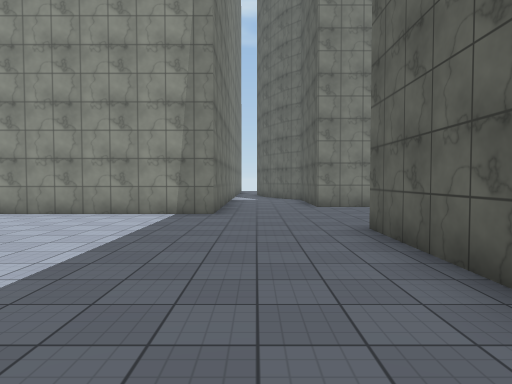
View 1 (above)

22 first-person views from a walk through a Unity game level. The camera is 1.5 m above the floor, tilts 2° down and sees 75° across. The floor is counted in squares, 2 m on a side. Each view is taken from the middle of a square. On the plan, view 1 faces up. The plan holds only what a view shows up to about 11 squares ahead; the rest is blank. The place goes on beyond the plan. The player is left out. Surface patterns are stand-ins for the level's own textures.

View 2
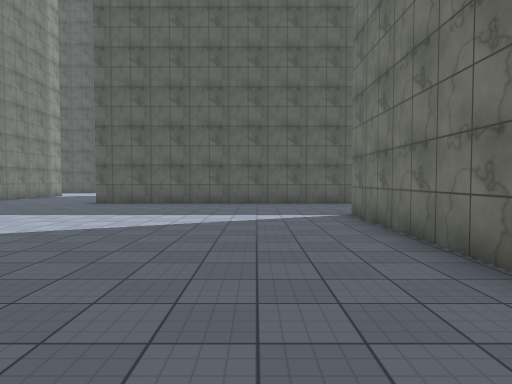

View 3
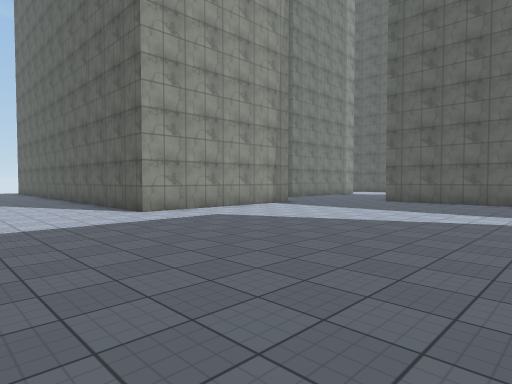

View 4
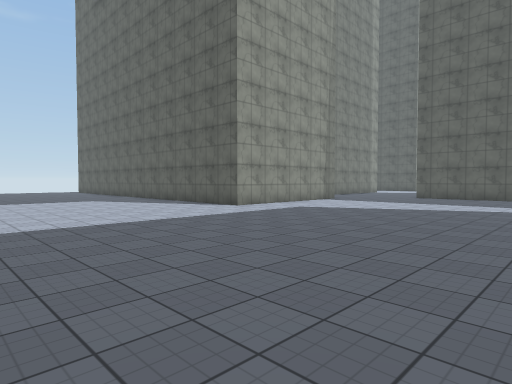

View 5
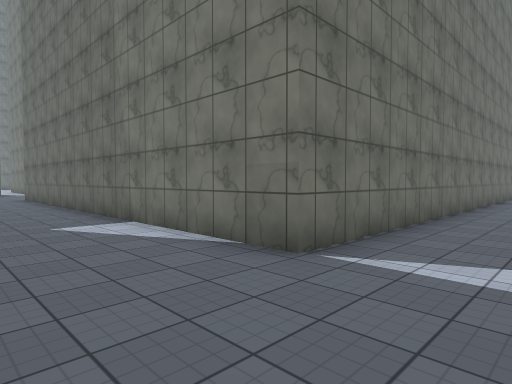

View 6
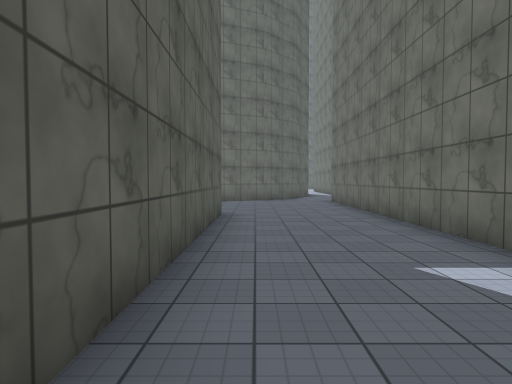

View 7
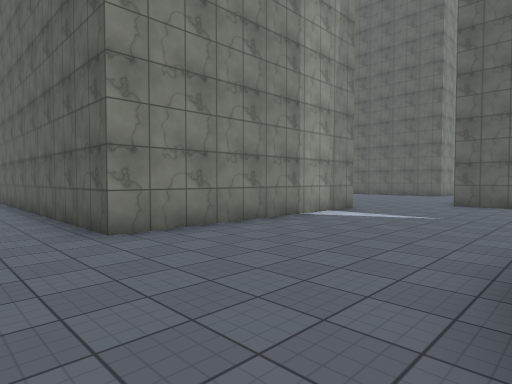

View 8
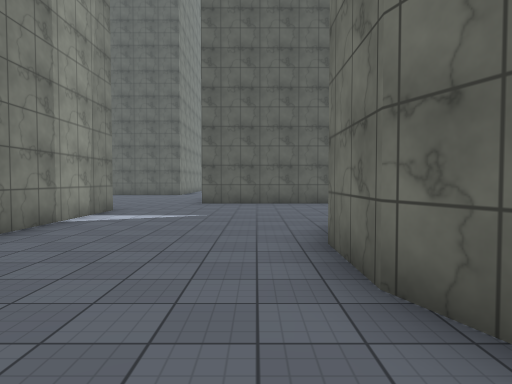

View 9
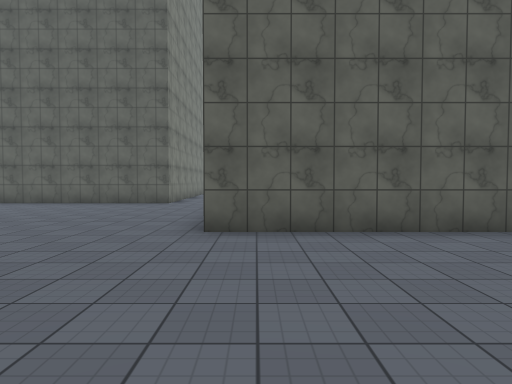

View 10
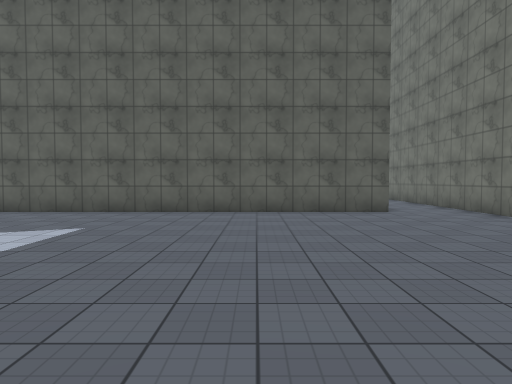

View 11
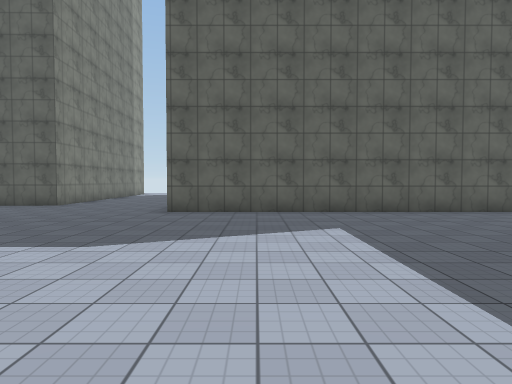

View 12
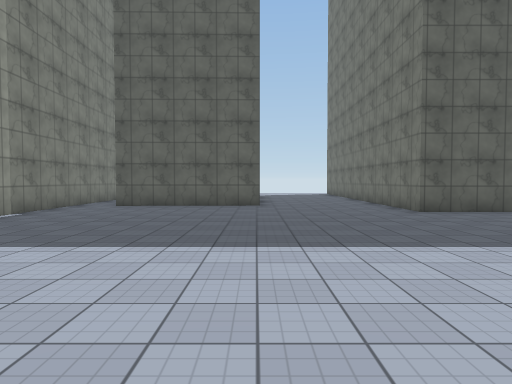

View 13
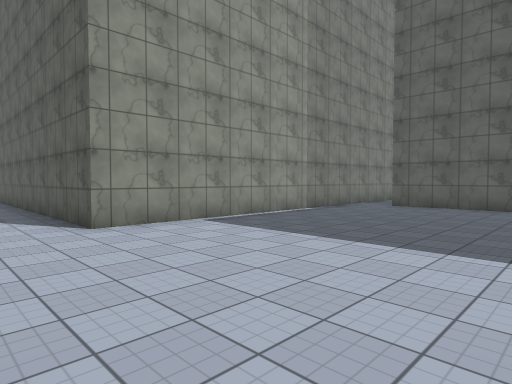

View 14
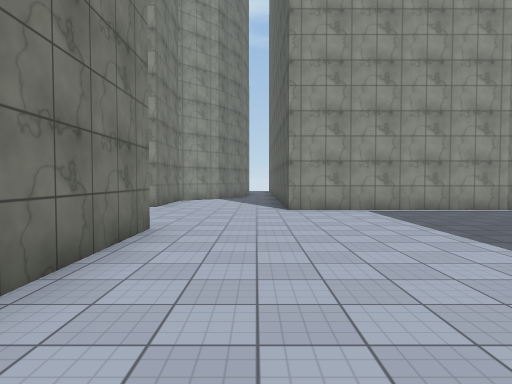

View 15
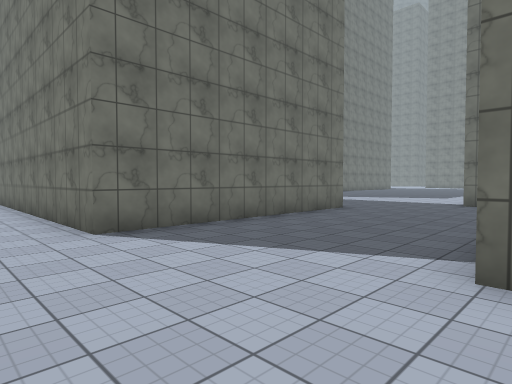

View 16
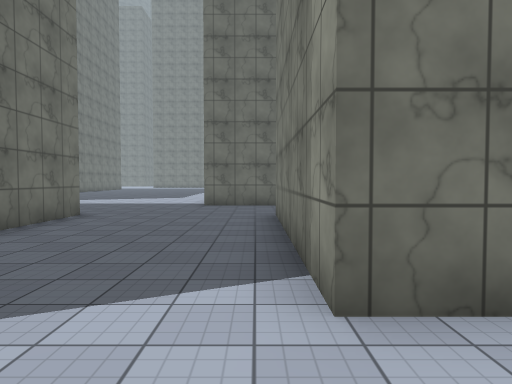

View 17
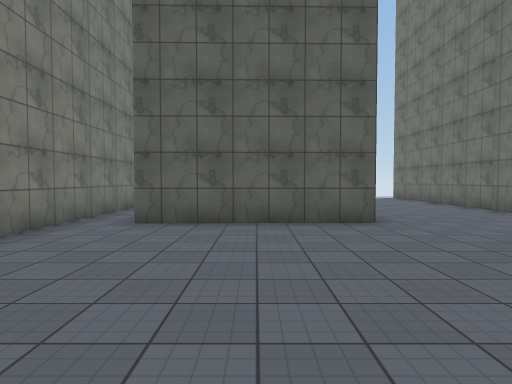

View 18
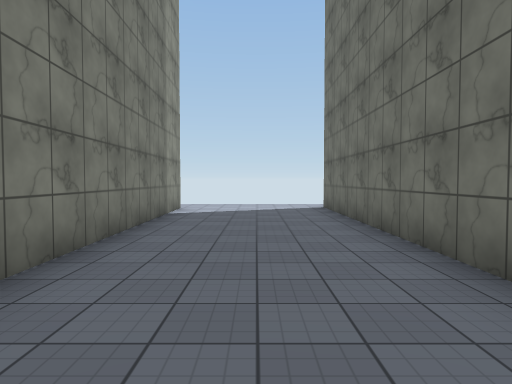

View 19
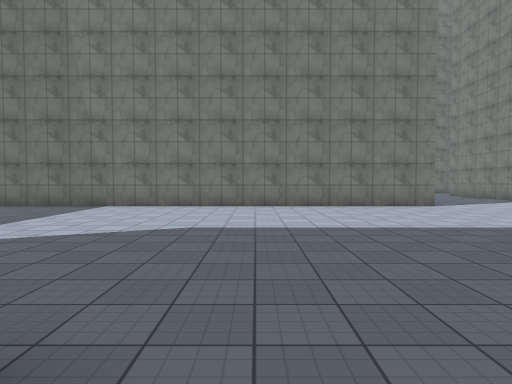

View 20
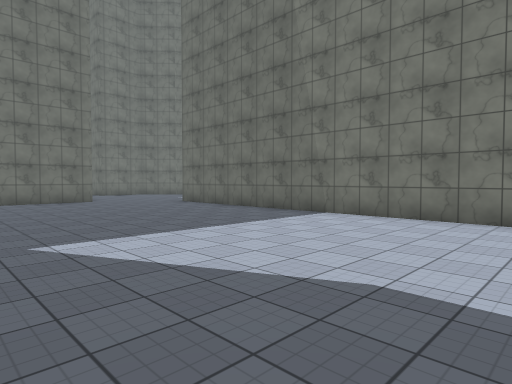

View 21
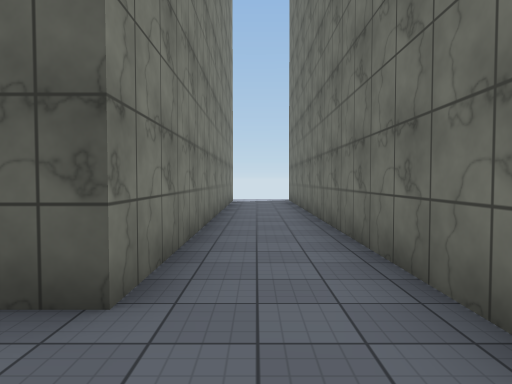

View 22
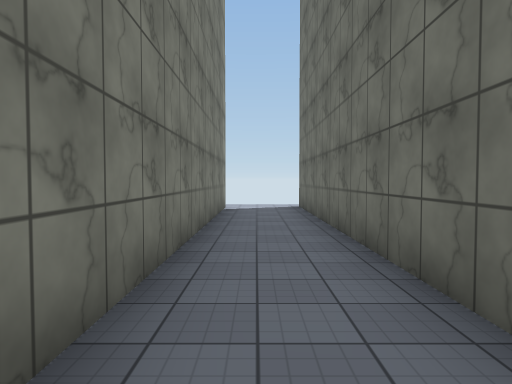

### Floor plan
Points are (right, up) in squares from view 1. A wall is a line through its corners. A room is listed if a view was taken in it or the views show most of it. See-through windows are left out.
Room 1 (views 1, 2, 3, 4, 5, 6, 7, 8, 9)
walls: (-1, 7.5) (-6.3, 7.5) (-6.3, 10.5); (-12.5, -2.1) (-1.7, -2.1) (-1.7, -14); (8.4, -10.4) (1.8, -10.4) (1.8, 5.2); (1.4, -15.2) (2.3, -14.9) (4, -14.9); (10.8, -15.5) (10.8, -12.1)
ways out: opening at (0.5, 6.5) to room 2; opening at (9.5, -11.5) to room 2
Room 2 (views 10, 11, 12, 13, 14, 15, 16, 17, 18, 19, 20, 21, 22)
walls: (15.8, -12.2) (27.6, -12.2); (11.6, -12.2) (13.5, -12.2); (22.4, 8.4) (10.8, 8.4) (10.8, 10.5); (27, 3) (18.9, 2.9) (18.8, 7.2); (7.2, 10.5) (7.2, 9.4) (1.8, 9.4) (1.8, 10.5); (1.8, 5.2) (8.3, 5.2) (8.3, -8.9); (27.2, -10.2) (16.9, -10.2) (16.9, -0.9) (27.4, -0.9); (-1, 10.4) (-1, 7.5)
ways out: opening at (0.5, 6.5) to room 1; opening at (9.5, -11.5) to room 1; opening at (28, 3)

Where each view was taken, in squares from view 1:
view 1: 0 up, 0 right, facing up
view 2: 0 up, 9 left, facing right
view 3: 0 up, 10 left, facing up-right
view 4: 0 up, 13 left, facing up-right
view 5: 0 up, 1 right, facing down-left
view 6: 3 down, 1 right, facing down
view 7: 15 down, 0 right, facing up-right
view 8: 14 down, 0 right, facing right
view 9: 13 down, 6 right, facing right
view 10: 7 down, 9 right, facing right
view 11: 3 down, 9 right, facing right
view 12: 3 up, 9 right, facing right
view 13: 3 up, 9 right, facing up-right
view 14: 0 up, 10 right, facing up
view 15: 10 up, 10 right, facing down-left
view 16: 9 up, 9 right, facing left
view 17: 5 up, 13 right, facing right
view 18: 1 up, 18 right, facing right
view 19: 0 up, 18 right, facing left
view 20: 0 up, 15 right, facing down-left
view 21: 11 down, 15 right, facing right
view 22: 11 down, 18 right, facing right
